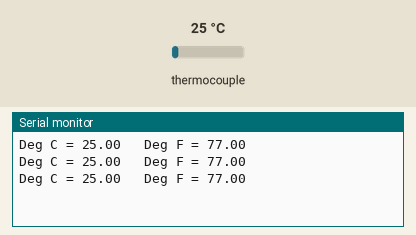
A sketch run on a simulated Arduino Uno, built with avr-gcc and run on an emulated ATmega328P. On the bench: the last lines printed to the serial monitor. Inputs (shaded band) come from the test bench; at power-on: thermocouple 25 °C.

Above: at 1.7 s.
1.8 s: thermocouple set to 6 °C
At 2.4 s:
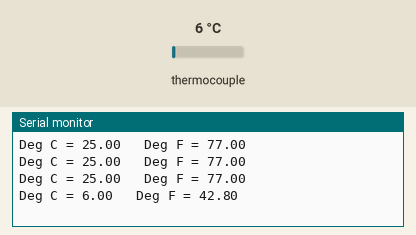
3.3 s: thermocouple set to 75 °C
At 3.9 s:
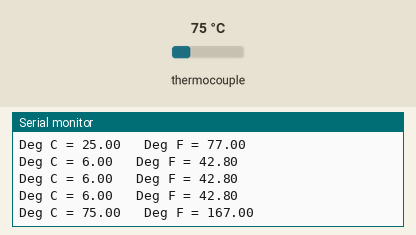
Timing chart, 0 to 6.3 s (numbered marks = the images above; inputs shaded):
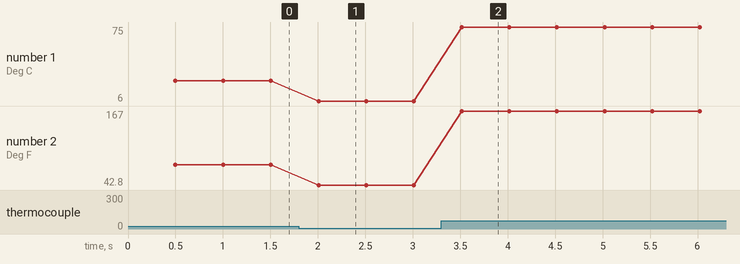

The sketch:

FinalScript_Attempt1.ino
```cpp
#include <max6675.h">
#include <SD.h>
#include <SPI.h>

int ktcSO = 8;
int ktcCS = 9;
int ktcSCK = 10;

int sdCS = 53;


MAX6675 ktc(ktcSCK, ktcCS, ktcSO);


void setup() {
  Serial.begin(9600);

  delay(500);
}

void loop() {
  // basic readout test

   Serial.print("Deg C = ");
   Serial.print(ktc.readCelsius());
   Serial.print("\t Deg F = ");
   Serial.println(ktc.readFahrenheit());

   delay(500);
}
```

Measured:
- after the input at 1.8 s, the serial monitor: prints a new line after 0.21 s (image 1)
- after the input at 3.3 s, the serial monitor: prints a new line after 0.21 s (image 2)
- plotted number 1: 25 → 6 after the input at 1.8 s, 6 → 75 after the input at 3.3 s
- plotted number 2: 77 → 42.8 after the input at 1.8 s, 42.8 → 167 after the input at 3.3 s
